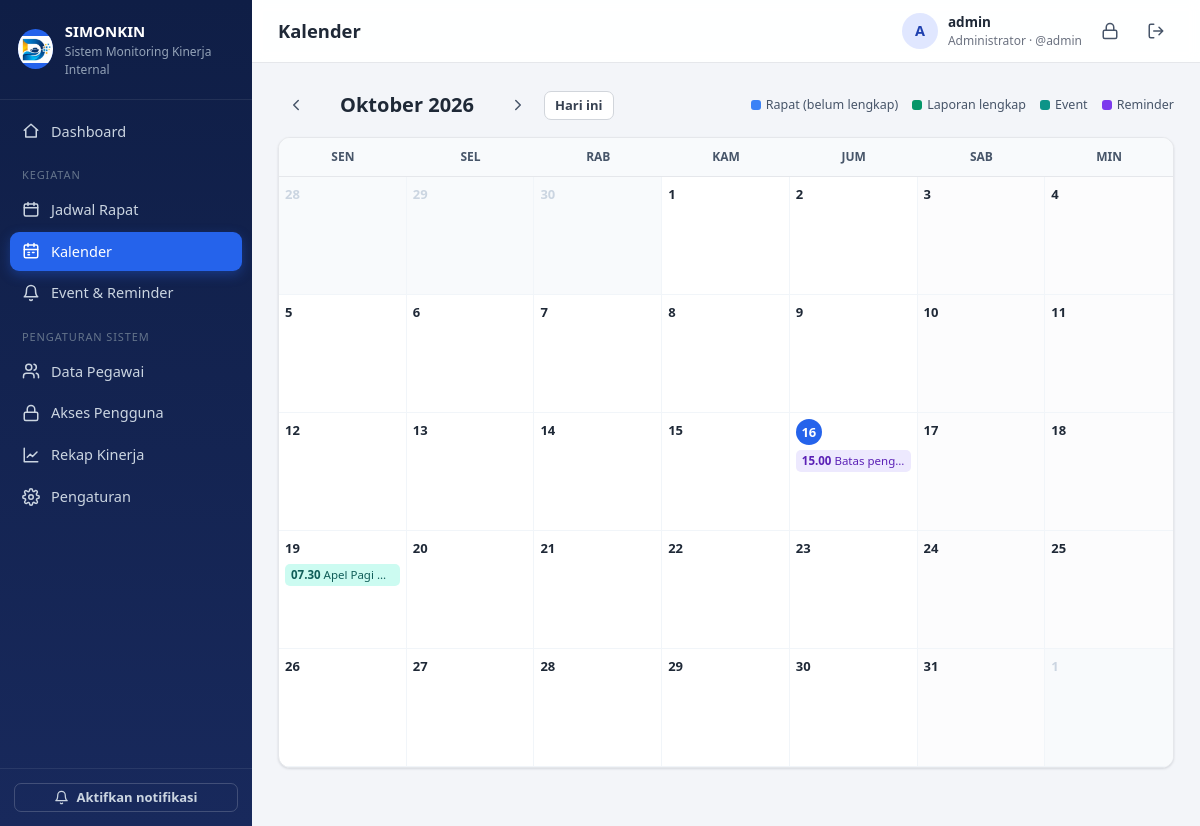
The page /kalender (signed in) on the database as committed earlier.
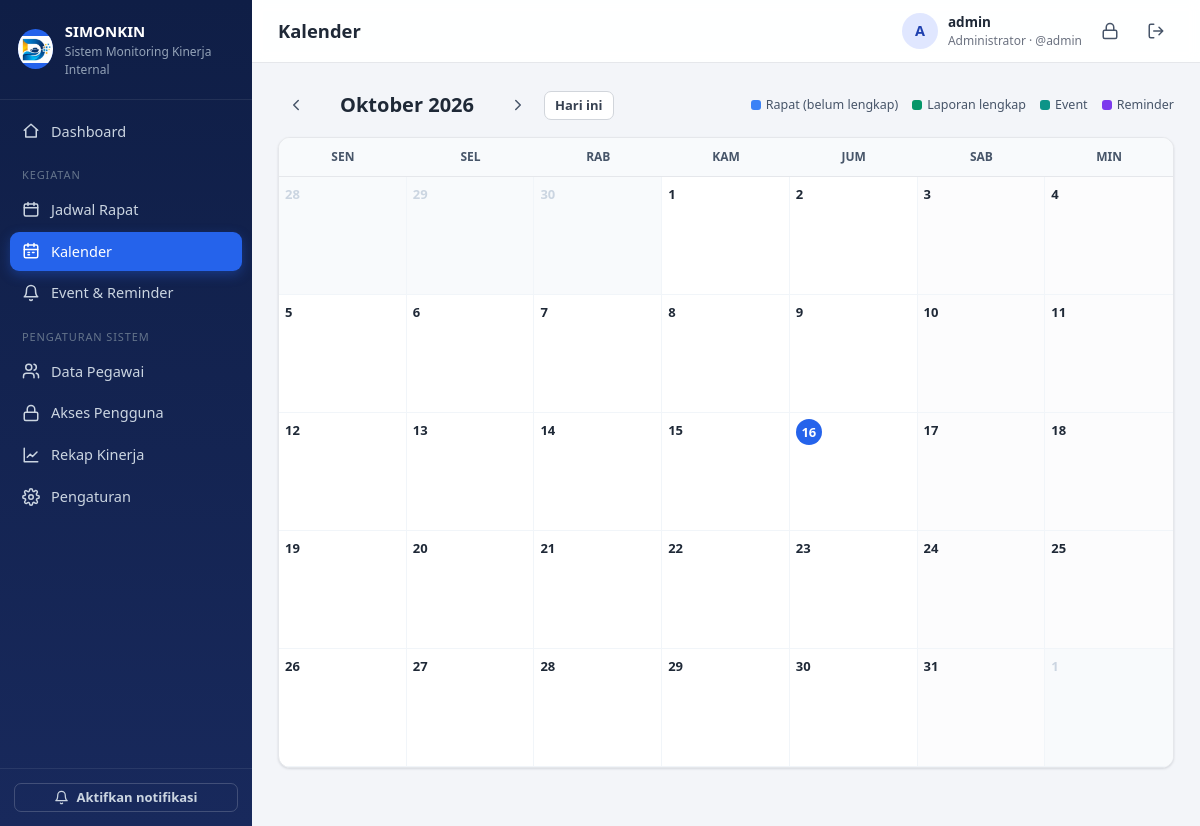
The same page on the database as committed later.
### tables this page shows
CREATE TABLE events (
    id INTEGER PRIMARY KEY AUTOINCREMENT,
    judul TEXT NOT NULL, deskripsi TEXT,
    jenis TEXT NOT NULL DEFAULT 'event' CHECK (jenis IN ('event','reminder')),
    mulai TEXT NOT NULL, selesai TEXT,
    ingatkan_menit INTEGER NOT NULL DEFAULT 0,
    untuk_pegawai_id INTEGER REFERENCES pegawai(id) ON DELETE CASCADE,
    created_by INTEGER, created_at TEXT
);

### app.py (the view, shortened to what this page needs)
@app.route("/kalender")
@login_required
def kalender():
    today = date.today()
    try:
        y = int(request.args.get("y", today.year))
        m = int(request.args.get("m", today.month))
        if not 1 <= m <= 12:
            raise ValueError
    except ValueError:
        y, m = today.year, today.month
    weeks = calendar.Calendar(firstweekday=0).monthdatescalendar(y, m)
    start, end = weeks[0][0], weeks[-1][-1]
    items = {}
    if is_admin():
        rapat = attach_dispo(query("SELECT * FROM rapat WHERE substr(waktu,1,10) BETWEEN ? AND ? ORDER BY waktu",
                                   (start.isoformat(), end.isoformat())))
        for r in rapat:
            cls = "rapat-done" if r["dispo"] and r["jml_belum"] == 0 else "rapat"
            items.setdefault(r["waktu"][:10], []).append(
                dict(cls=cls, jam=f_jam(r["waktu"]), judul=r["perihal"], url=url_for("rapat_detail", rid=r["id"]),
                     info=f"{r['tempat']} • {len(r['dispo'])} pegawai"))
    ev_where, ev_args = visible_events_sql()
    events = query(f"""SELECT e.* FROM events e WHERE {ev_where}
                       AND substr(e.mulai,1,10) <= ? AND substr(coalesce(nullif(e.selesai,''), e.mulai),1,10) >= ?
                       ORDER BY e.mulai""", (*ev_args, end.isoformat(), start.isoformat()))
    for e in events:
        d0 = parse_dt(e["mulai"]).date()
        d1 = (parse_dt(e["selesai"]) or parse_dt(e["mulai"])).date()
        cur = max(d0, start)
        while cur <= min(d1, end):
            items.setdefault(cur.isoformat(), []).append(
                dict(cls=e["jenis"], jam=f_jam(e["mulai"]) if cur == d0 else "", judul=e["judul"],
                     url=url_for("event_list") + f"#ev{e['id']}", info=e["deskripsi"] or ""))
            cur += timedelta(days=1)
    prev_m = (date(y, m, 1) - timedelta(days=1))
    next_m = (date(y, m, 28) + timedelta(days=5))
    return render_template("kalender.html", weeks=weeks, items=items, y=y, m=m, today=today,
                           judul=f"{BULAN[m]} {y}", prev=(prev_m.year, prev_m.month),
                           next=(next_m.year, next_m.month))

### app.py (called while the page is built, shortened)
def get_db():
    if "db" not in g:
        g.db = sqlite3.connect(DB_PATH)
        g.db.row_factory = sqlite3.Row
        g.db.execute("PRAGMA foreign_keys = ON")
    return g.db

def query(sql, args=(), one=False):
    cur = get_db().execute(sql, args)
    rows = cur.fetchall()
    cur.close()
    return (rows[0] if rows else None) if one else rows

def now_str():
    return datetime.now().strftime(FMT)

def parse_dt(value):
    if not value:
        return None
    for fmt in (FMT, "%Y-%m-%d %H:%M", "%Y-%m-%d"):
        try:
            return datetime.strptime(value[:16] if "T" in value or " " in value else value[:10], fmt)
        except (ValueError, TypeError):
            continue
    return None

def csrf_token():
    if "_csrf" not in session:
        session["_csrf"] = secrets.token_hex(16)
    return session["_csrf"]

def is_admin():
    return bool(g.user and g.user["role"] == "admin")

def login_required(f):
    @wraps(f)
    def wrapper(*a, **kw):
        if not g.user:
            return redirect(url_for("login", next=request.full_path))
        return f(*a, **kw)
    return wrapper

def attach_dispo(rows):
    rows = [dict(r) for r in rows]
    if not rows:
        return rows

### monitoring-kinerja/templates/kalender.html (shortened to what this page needs)
{% extends 'base.html' %}
{% block heading %}Kalender{% endblock %}
{% block content %}
<div class="toolbar">
  <div class="cal-nav">
    <a class="icon-btn" href="{{ url_for('kalender', y=prev[0], m=prev[1]) }}" title="Bulan sebelumnya">{{ icon('chev-l') }}</a>
    <h2>{{ judul }}</h2>
    <a class="icon-btn" href="{{ url_for('kalender', y=next[0], m=next[1]) }}" title="Bulan berikutnya">{{ icon('chev-r') }}</a>
    <a class="btn btn-sm btn-light" href="{{ url_for('kalender') }}">Hari ini</a>
  </div>
  <div class="legend">
    <span><i class="dot rapat"></i>Rapat{{ ' (belum lengkap)' if is_admin else ' (belum lapor)' }}</span>
    <span><i class="dot rapat-done"></i>{{ 'Laporan lengkap' if is_admin else 'Efektif' }}</span>
    <span><i class="dot event"></i>Event</span>
    <span><i class="dot reminder"></i>Reminder</span>
  </div>
</div>
<div class="card p0 cal">
  <div class="cal-head">{% for h in ['Sen','Sel','Rab','Kam','Jum','Sab','Min'] %}<div>{{ h }}</div>{% endfor %}</div>
  {% for week in weeks %}
  <div class="cal-row">
    {% for day in week %}
      {% set key = day.isoformat() %}
      <div class="cal-cell {{ 'other' if day.month != m }} {{ 'today' if day == today }} {{ 'weekend' if day.weekday() >= 5 }}">
        <div class="cal-day">
          <span>{{ day.day }}</span>
        </div>
        {% for it in items.get(key, []) %}
          <a href="{{ it.url }}" class="cal-item {{ it.cls }}" title="{{ it.judul }}{% if it.info %} — {{ it.info }}{% endif %}">
            {% if it.jam %}<b>{{ it.jam }}</b> {% endif %}{{ it.judul }}</a>
        {% endfor %}
      </div>
    {% endfor %}
  </div>
  {% endfor %}
</div>
{% endblock %}

Rows that differ between the two databases and show on the page:
removed events: jam "15.00", judul "Batas peng…", shown under "16"
removed events: jam "07.30", judul "Apel Pagi…", deskripsi "Halaman kantor" (drawn), shown under "19"
